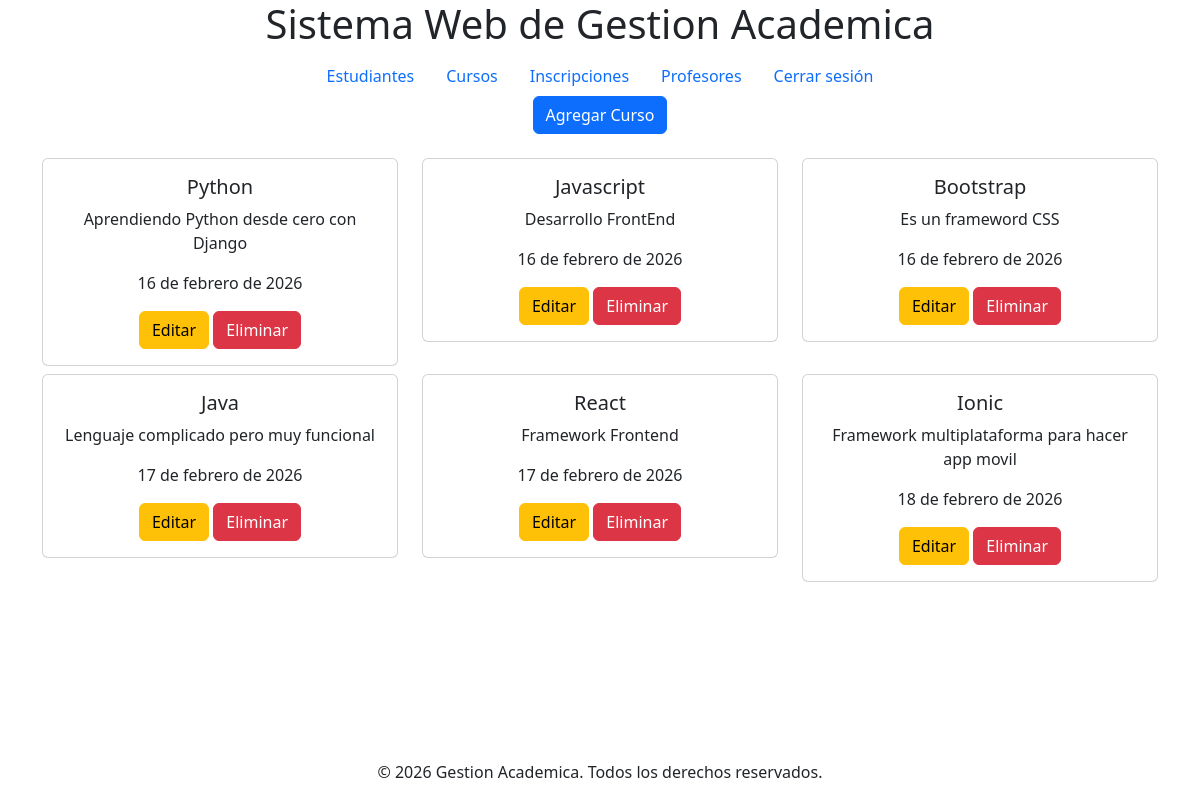
The app's page /courses/ (signed in) with its own data.
### apps/courses/models.py (models this page shows, shortened)
class Course(models.Model):
    name = models.CharField(max_length=100)
    description = models.TextField()
    start_date = models.DateField()

### apps/courses/views.py (the view)
# urls.py: path('', views.index, name='course_list'),
def index(request):
    courses = Course.objects.all()
    return render(request, 'course/course_list.html', {'courses': courses})

### templates/course/course_list.html (shortened to what this page needs)
{% extends 'base.html' %}
{% block content %}
<div class="container text-center">
    <a href="{% url 'create_course' %}" class="btn btn-primary mb-3">Agregar Curso</a>
    <div class="row">
        {% for course in courses %}
        <div class="col-md-4 mt-2">
            <div class="card">
                <div class="card-body">
                    <h5 class="card-title">{{ course.name }}</h5>
                    <p class="card-text">{{ course.description }}</p>
                    <p class="card-text">{{ course.start_date }}</p>
                    <a href="{% url 'edit_course' course.id %}" class="btn btn-warning">Editar</a>
                    <a href="{% url 'delete_course' course.id %}" class="btn btn-danger" onclick="return confirm('¿Estás seguro de que deseas eliminar este curso?');">Eliminar</a>
                </div>
            </div>
        </div>
        {% endfor %}
    </div>
</div>
{% endblock %}

### records on screen
Course: name "Python", description "Aprendiendo Python desde cero con Django", start_date "16 de febrero de 2026"
Course: name "Javascript", description "Desarrollo FrontEnd", start_date "16 de febrero de 2026"
Course: name "Bootstrap", description "Es un frameword CSS", start_date "16 de febrero de 2026"
Course: name "Java", description "Lenguaje complicado pero muy funcional", start_date "17 de febrero de 2026"
Course: name "React", description "Framework Frontend", start_date "17 de febrero de 2026"
Course: name "Ionic", description "Framework multiplataforma para hacer app movil", start_date "18 de febrero de 2026"
